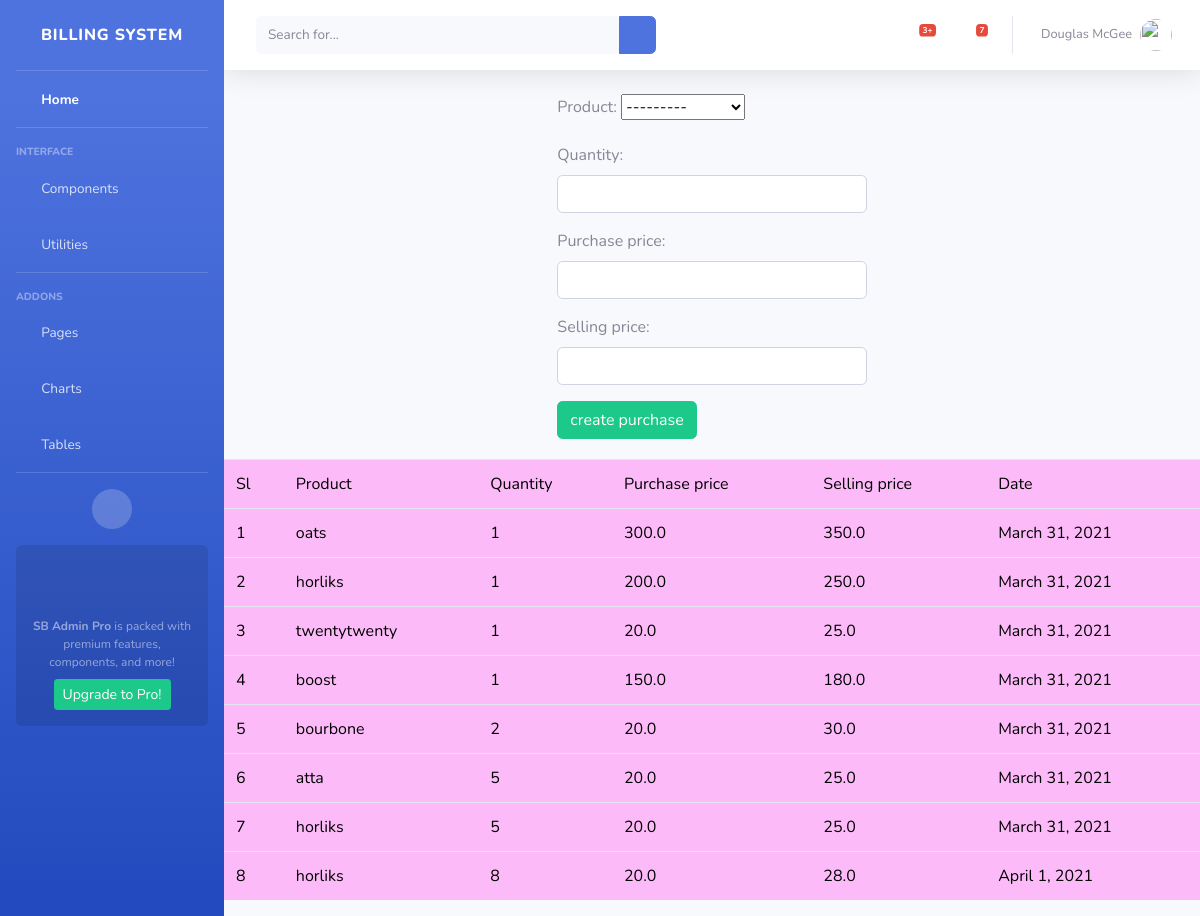
The app's page /billing/purchase with its own data.
### bill/models.py (models this page shows, shortened)
class purchase(models.Model):
    product=models.ForeignKey(product,on_delete=models.CASCADE)
    quantity=models.IntegerField(null=False)
    purchase_price=models.FloatField(null=False)
    selling_price=models.FloatField(null=False)
    purchase_date=models.DateField(auto_now=True)

class product(models.Model):
    product_name=models.CharField(max_length=150,unique=True)
    def __str__(self):
        return self.product_name

### bill/views.py (the view, shortened to what this page needs)
# urls.py: path('purchase', purchsecreate.as_view(), name='purchase'),
class purchsecreate(TemplateView):
    model=purchase
    form_class = purchasecreateform
    context={}
    template_name = 'bill/purchasecreate.html'
    def get(self, request, *args, **kwargs):
        form=self.form_class
        purchaselist=self.model.objects.all()
        self.context['purchaselist']=purchaselist
        self.context['form']=form
        return render(request,self.template_name,self.context)

### bill/templates/bill/purchasecreate.html (shortened to what this page needs)
<!DOCTYPE html>
{%extends 'bill/base.html'%}
{%block body_block%}
<div class="row">
    <div class="col"></div>
        <div class="col-lg-4">
            <form method="post">
                {{form.as_p}}
                <input type="submit" class='btn btn-success' value="create purchase">
            </form>
        </div>
    <div class="col"></div>
</div>
<table class="table" style="background-color:rgb(252, 187, 248);color:black;margin-top:20px">
    <tr>
        <td>Sl</td>
        <td>Product</td>
        <td>Quantity</td>
        <td>Purchase price</td>
        <td>Selling price</td>
        <td>Date</td>
    </tr>
    {%for purchase in purchaselist%}
    <tr>
        <td>{{purchase.id}}</td>
        <td>{{purchase.product}}</td>
        <td>{{purchase.quantity}}</td>
        <td>{{purchase.purchase_price}}</td>
        <td>{{purchase.selling_price}}</td>
        <td>{{purchase.purchase_date}}</td>
    </tr>
    {%endfor%}
</table>
{%endblock%}

### records on screen
purchase: id "1", product "oats", quantity "1", purchase_price "300.0", selling_price "350.0", purchase_date "March 31, 2021"
purchase: id "2", product "horliks", quantity "1", purchase_price "200.0", selling_price "250.0", purchase_date "March 31, 2021"
purchase: id "3", product "twentytwenty", quantity "1", purchase_price "20.0", selling_price "25.0", purchase_date "March 31, 2021"
purchase: id "4", product "boost", quantity "1", purchase_price "150.0", selling_price "180.0", purchase_date "March 31, 2021"
purchase: id "5", product "bourbone", quantity "2", purchase_price "20.0", selling_price "30.0", purchase_date "March 31, 2021"
purchase: id "6", product "atta", quantity "5", purchase_price "20.0", selling_price "25.0", purchase_date "March 31, 2021"
purchase: id "7", product "horliks", quantity "5", purchase_price "20.0", selling_price "25.0", purchase_date "March 31, 2021"
purchase: id "8", product "horliks", quantity "8", purchase_price "20.0", selling_price "28.0", purchase_date "April 1, 2021"
